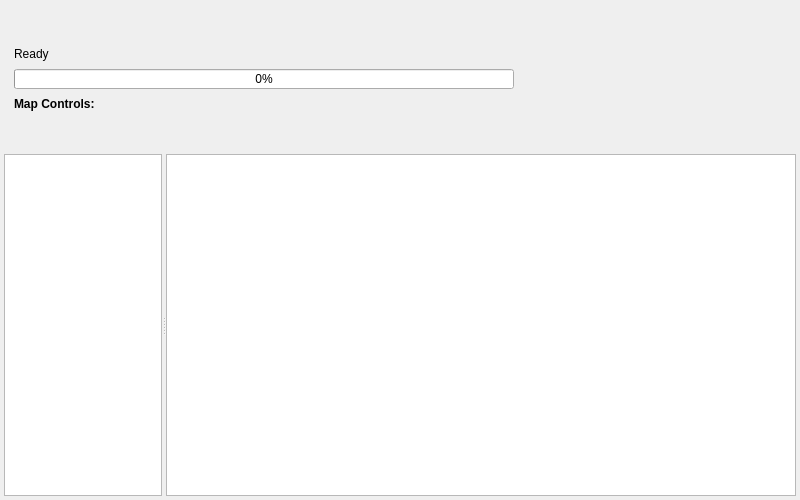
<?xml version="1.0" encoding="UTF-8"?>
<ui version="4.0">
 <class>MyForm</class>
 <widget class="QWidget" name="MyForm">
  <property name="geometry">
   <rect>
    <x>0</x>
    <y>0</y>
    <width>800</width>
    <height>500</height>
   </rect>
  </property>
  <property name="windowTitle">
   <string>Form</string>
  </property>
  <layout class="QGridLayout" name="gridLayout">
   <property name="leftMargin">
    <number>4</number>
   </property>
   <property name="topMargin">
    <number>4</number>
   </property>
   <property name="rightMargin">
    <number>4</number>
   </property>
   <property name="bottomMargin">
    <number>4</number>
   </property>
   <property name="spacing">
    <number>4</number>
   </property>
   <item row="0" column="0">
    <layout class="QVBoxLayout" name="verticalLayout_2">
     <property name="spacing">
      <number>0</number>
     </property>
     <item>
      <widget class="QWidget" name="functionalArea" native="true">
       <property name="sizePolicy">
        <sizepolicy hsizetype="Preferred" vsizetype="Fixed">
         <horstretch>0</horstretch>
         <verstretch>0</verstretch>
        </sizepolicy>
       </property>
       <property name="minimumSize">
        <size>
         <width>0</width>
         <height>150</height>
        </size>
       </property>
       <property name="maximumSize">
        <size>
         <width>16777215</width>
         <height>150</height>
        </size>
       </property>
       <!-- Removed: newButton -->
       <!-- <widget class="QPushButton" name="newButton">
        <property name="geometry">
         <rect>
          <x>10</x>
          <y>10</y>
          <width>80</width>
          <height>24</height>
         </rect>
        </property>
        <property name="text">
         <string>New</string>
        </property>
       </widget> -->
       <!-- Removed: openButton -->
       <!-- <widget class="QPushButton" name="openButton">
        <property name="geometry">
         <rect>
          <x>100</x>
          <y>10</y>
          <width>80</width>
          <height>24</height>
         </rect>
        </property>
        <property name="text">
         <string>Open</string>
        </property>
       </widget> -->
       <!-- Removed: saveButton -->
       <!-- <widget class="QPushButton" name="saveButton">
        <property name="geometry">
         <rect>
          <x>190</x>
          <y>10</y>
          <width>80</width>
          <height>24</height>
         </rect>
        </property>
        <property name="text">
         <string>Save</string>
        </property>
       </widget> -->
       <!-- Removed: saveAsButton -->
       <!-- <widget class="QPushButton" name="saveAsButton">
        <property name="geometry">
         <rect>
          <x>280</x>
          <y>10</y>
          <width>80</width>
          <height>24</height>
         </rect>
        </property>
        <property name="text">
         <string>Save As</string>
        </property>
       </widget> -->
       <!-- Removed: undoButton -->
       <!-- <widget class="QPushButton" name="undoButton">
        <property name="geometry">
         <rect>
          <x>370</x>
          <y>10</y>
          <width>80</width>
          <height>24</height>
         </rect>
        </property>
        <property name="text">
         <string>Undo</string>
        </property>
       </widget> -->
        <!-- Removed: redoButton -->
       <!-- <widget class="QPushButton" name="redoButton">
        <property name="geometry">
         <rect>
          <x>460</x>
          <y>10</y>
          <width>80</width>
          <height>24</height>
         </rect>
        </property>
        <property name="text">
         <string>Redo</string>
        </property>
       </widget> -->
       <widget class="QLabel" name="statusLabel">
        <property name="geometry">
         <rect>
          <x>10</x>
          <y>40</y>
          <width>500</width>
          <height>20</height>
         </rect>
        </property>
        <property name="text">
         <string>Ready</string>
        </property>
       </widget>
       <widget class="QProgressBar" name="progressBar">
        <property name="geometry">
         <rect>
          <x>10</x>
          <y>65</y>
          <width>500</width>
          <height>20</height>
         </rect>
        </property>
        <property name="value">
         <number>0</number>
        </property>
        <property name="textVisible">
         <bool>true</bool>
        </property>
       </widget>
       <widget class="QLabel" name="headerLabel">
        <property name="geometry">
         <rect>
          <x>10</x>
          <y>90</y>
          <width>100</width>
          <height>20</height>
         </rect>
        </property>
        <property name="text">
         <string>Map Controls:</string>
        </property>
        <property name="font">
         <font>
          <weight>75</weight>
          <bold>true</bold>
         </font>
        </property>
       </widget>
       <!-- Removed: loadMapButton -->
       <!-- <widget class="QPushButton" name="loadMapButton">
        <property name="geometry">
         <rect>
          <x>10</x>
          <y>120</y>
          <width>80</width>
          <height>24</height>
         </rect>
        </property>
        <property name="text">
         <string>Load Map</string>
        </property>
       </widget> -->
       <!-- Removed: zoomInButton -->
       <!-- <widget class="QPushButton" name="zoomInButton">
        <property name="geometry">
         <rect>
          <x>100</x>
          <y>120</y>
          <width>80</width>
          <height>24</height>
         </rect>
        </property>
        <property name="text">
         <string>Zoom In</string>
        </property>
       </widget> -->
       <!-- Removed: zoomOutButton -->
       <!-- <widget class="QPushButton" name="zoomOutButton">
        <property name="geometry">
         <rect>
          <x>190</x>
          <y>120</y>
          <width>80</width>
          <height>24</height>
         </rect>
        </property>
        <property name="text">
         <string>Zoom Out</string>
        </property>
       </widget> -->
       <!-- Removed: panButton -->
       <!-- <widget class="QPushButton" name="panButton">
        <property name="geometry">
         <rect>
          <x>280</x>
          <y>120</y>
          <width>80</width>
          <height>24</height>
         </rect>
        </property>
        <property name="text">
         <string>Pan</string>
        </property>
       </widget> -->
       <!-- Removed: loadTileMapButton -->
       <!-- <widget class="QPushButton" name="loadTileMapButton">
        <property name="geometry">
         <rect>
          <x>370</x>
          <y>120</y>
          <width>100</width>
          <height>24</height>
         </rect>
        </property>
        <property name="text">
         <string>Load Tile Map</string>
        </property>
       </widget> -->
       <!-- Removed: zoomInTileMapButton -->
       <!-- <widget class="QPushButton" name="zoomInTileMapButton">
        <property name="geometry">
         <rect>
          <x>480</x>
          <y>120</y>
          <width>80</width>
          <height>24</height>
         </rect>
        </property>
        <property name="text">
         <string>Zoom In TM</string>
        </property>
       </widget> -->
       <!-- Removed: zoomOutTileMapButton -->
       <!-- <widget class="QPushButton" name="zoomOutTileMapButton">
        <property name="geometry">
         <rect>
          <x>570</x>
          <y>120</y>
          <width>80</width>
          <height>24</height>
         </rect>
        </property>
        <property name="text">
         <string>Zoom Out TM</string>
        </property>
       </widget> -->
      </widget>
     </item>
     <item>
      <widget class="QSplitter" name="splitter">
       <property name="orientation">
        <enum>Qt::Orientation::Horizontal</enum>
       </property>
       <property name="handleWidth">
        <number>4</number>
       </property>
       <widget class="QListView" name="listView">
        <property name="sizePolicy">
         <sizepolicy hsizetype="Expanding" vsizetype="Expanding">
          <horstretch>1</horstretch>
          <verstretch>0</verstretch>
         </sizepolicy>
        </property>
       </widget>
       <widget class="QGraphicsView" name="graphicsView">
        <property name="sizePolicy">
         <sizepolicy hsizetype="Expanding" vsizetype="Expanding">
          <horstretch>4</horstretch>
          <verstretch>0</verstretch>
         </sizepolicy>
        </property>
       </widget>
      </widget>
     </item>
    </layout>
   </item>
  </layout>
 </widget>
 <resources/>
 <connections/>
 <slots/>
</ui>
